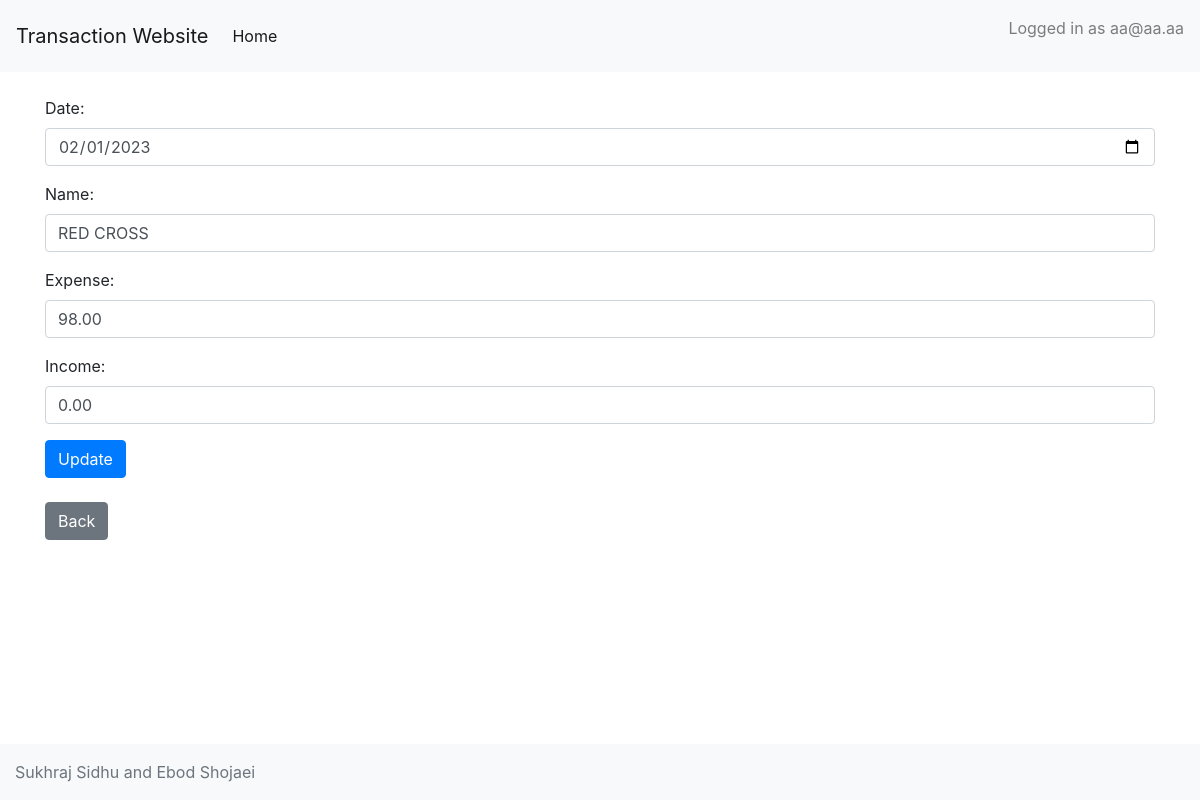
The page /src/CRUD/Transaction/Update/update_html.php?id=1 (signed in) on the database as committed earlier.
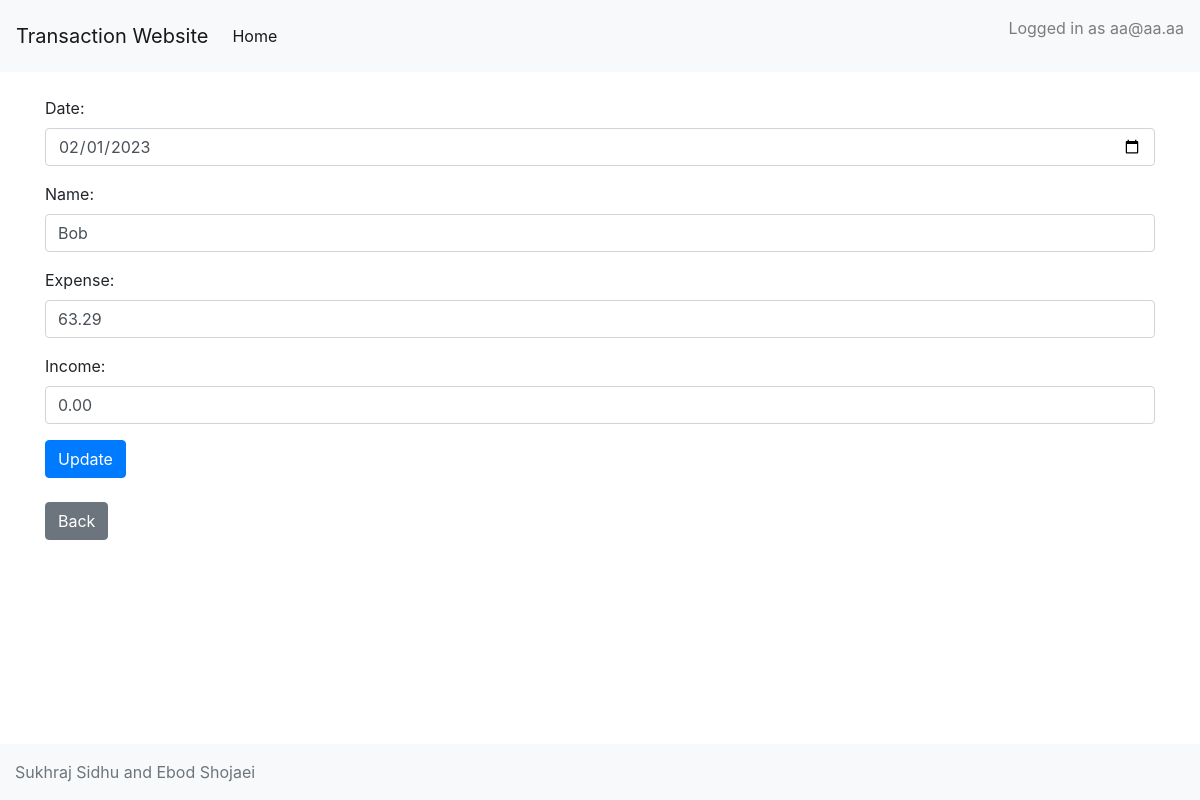
The same page on the database as committed later.
### tables this page shows
CREATE TABLE transactions (
        transaction_id INTEGER PRIMARY KEY AUTOINCREMENT,
        transaction_date DATE,
        name VARCHAR(255),
        expense DECIMAL(10,2),
        income DECIMAL(10,2),
        overall_balance DECIMAL(10,2)
    );

### src/CRUD/Transaction/Read/Read.php (called while the page is built, shortened)
<?php
function get_transaction_id($db, $id)
{
    $stmt = $db->prepare("SELECT * FROM transactions WHERE transaction_id = ?");
    $stmt->bindValue(1, $id, SQLITE3_INTEGER);
    $result = $stmt->execute();
    $transaction = $result->fetchArray(SQLITE3_ASSOC);
    return $transaction;
}

### src/CRUD/Transaction/Update/update_html.php (the view, shortened to what this page needs)
<?php
require_once '../../../PageConfig/navbar.php';
require_once './update.php';
$id = $_GET['id'];
$transaction = get_transaction_id($db, $id);
$transaction_date = date('Y-m-d', strtotime($transaction['transaction_date']));
?>
<!DOCTYPE html>
<html lang="en">
<head>
    <link rel="stylesheet" href="https://stackpath.bootstrapcdn.com/bootstrap/4.5.0/css/bootstrap.min.css">
</head>
<body>
    <div class="container mt-4">
        <form action="update.php" method="post" class="mb-4">
            <div class="form-group">
                <label for="date">Date:</label>
                <input type="date" id="date" name="date" value="<?php echo htmlspecialchars($transaction_date); ?>" class="form-control">
            </div>
            <div class="form-group">
                <label for="name">Name:</label>
                <input type="text" id="name" name="name" value="<?php echo htmlspecialchars($transaction['name']); ?>" class="form-control">
            </div>
            <div class="form-group">
                <label for="expense">Expense:</label>
                <input type="number" id="expense" name="expense" step="any" value="<?php echo htmlspecialchars(number_format($transaction['expense'], 2, '.', '')); ?>" class="form-control">
            </div>
            <div class="form-group">
                <label for="income">Income:</label>
                <input type="number" id="income" name="income" step="any" value="<?php echo htmlspecialchars(number_format($transaction['income'], 2, '.', '')); ?>" class="form-control">
            </div>
            <input type="submit" value="Update" class="btn btn-primary">
        </form>
        <button onclick="window.location.href='../Read/read_html.php'" class="btn btn-secondary">Back</button>
    </div>
</body>
</html>
<?php
require_once '../../../PageConfig/footer.php';
?>

### src/PageConfig/navbar.php (shortened to what this page needs)
<!DOCTYPE html>
<html lang="en">
<head>
    <link rel="stylesheet" href="https://stackpath.bootstrapcdn.com/bootstrap/4.5.0/css/bootstrap.min.css">
</head>
<body>
    <nav class="navbar navbar-expand-lg navbar-light bg-light">
        <a class="navbar-brand" href="#">Transaction Website</a>
        <div class="collapse navbar-collapse" id="navbarNav">
            <ul class="navbar-nav">
                <li class="nav-item active">
                    <a class="nav-link" href="/src/index.php">Home <span class="sr-only">(current)</span></a>
                </li>
            </ul>
        </div>
        <?php
        if (isset($_SESSION['email'])) {
            echo "<p class='navbar-text'>Logged in as " . htmlspecialchars($_SESSION['email']) . "</p>";
        }
        ?>
    </nav>
</body>
</html>

### src/PageConfig/footer.php (shortened to what this page needs)
<!DOCTYPE html>
<html lang="en">
<head>
</head>
<body>
    <footer class="footer mt-auto py-3 bg-light">
        <div class="container-fluid">
            <span class="text-muted">Sukhraj Sidhu and Ebod Shojaei</span>
        </div>
    </footer>
</body>
</html>

### src/PageConfig/footer.php (style rules this page uses)
body { display: flex; flex-direction: column; min-height: 100vh; }
.footer { margin-top: auto; }

Rows that differ between the two databases and show on the page:
changed transactions: name "RED CROSS" → "Bob"; expense "98.00" → "63.29"
